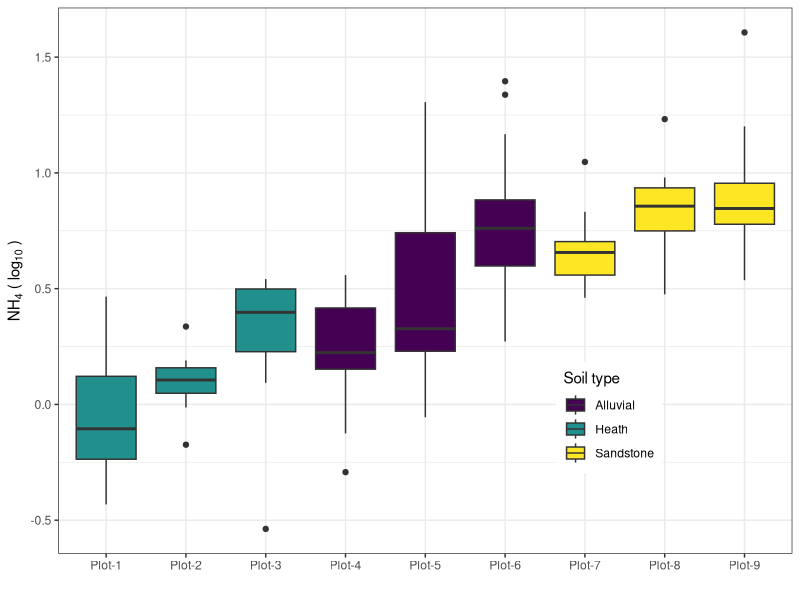

Source code (R):
library(tidyverse)

exportFig <- FALSE

donnees_NH4 <- read.table("../../Data/03_LinearMixedModel/donnees_NH4.txt",
                          sep = ";", header = TRUE)

graph_width <- 5
graph_height <- 5
graph_unit <- "in"

quadrat_levels <- donnees_NH4 %>% 
  group_by(Sol, Quadrat) %>% 
  summarise(mN = mean(logNH4)) %>% 
  ungroup(Quadrat) %>% 
  mutate(m = mean(mN)) %>% 
  ungroup() %>% 
  arrange(m, mN) %>% 
  pull(Quadrat)

nh4_plot <- ggplot(donnees_NH4 %>% 
                     mutate(Quadrat = factor(Quadrat, 
                                             levels = quadrat_levels,
                                             labels = paste0("Plot-", 1:9))),
                   aes(y =logNH4, x = Quadrat, fill = Sol)) +
  geom_boxplot() +
  theme_bw() +
  theme(legend.position = "inside", 
        legend.position.inside = c(0.75, 0.25)) + 
  labs(x = "", fill = "Soil type",
       y = expression(NH[4]~"("~log[10]~")")) +
  scale_fill_viridis_d() 

if(exportFig)
  ggsave("../../Figures/borneo-NH4-plot.png",
         plot = nh4_plot,
         width = graph_width,
         height = graph_height,
         units = graph_unit)
